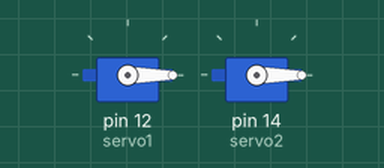
A sketch run on a simulated Arduino Uno, built with avr-gcc and run on an emulated ATmega328P. Parts: 2 × servo.

Above: at 0.05 s.
At 9.96 s:
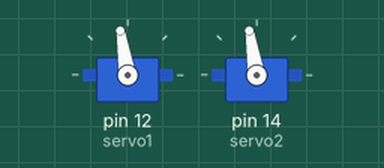
At 19.97 s:
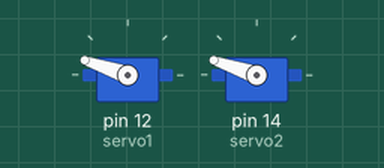
At 39.9 s:
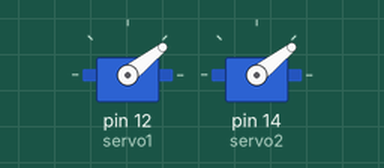
Timing chart, 0 to 40.0 s (numbered marks = the images above):
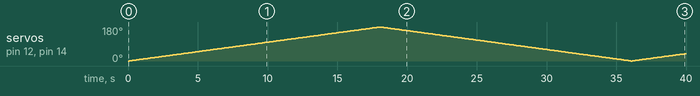

Measured:
- by itself, servo on pin 12 (servo1), servo on pin 14 (servo2): 0° → 1° at 0.10 s, → 2° 0.10 s later, → 3° 0.10 s later, → 4° 0.10 s later, … (399 changes in this stretch)

The sketch:

multiple_servos.ino
```cpp
#include <Servo.h> //Servo library

//Define Servos

Servo servo1;
Servo servo2;

// servo position in degrees
int servoPos = 0;

void setup() {
// Define servo signal inputs
servo1.attach(12);
servo2.attach(14);
}

void loop() {
  //scan from 0 to 180 degrees

  for (servoPos = 0; servoPos <180; servoPos ++){
    servo1.write(servoPos);
    servo2.write(servoPos);
    delay(100);
    }
   //scan from 180 to 0 degrees
   for(servoPos = 180; servoPos>0; servoPos--){
      servo1.write(servoPos);
      servo2.write(servoPos);
      delay(100);
    }
  }
```
